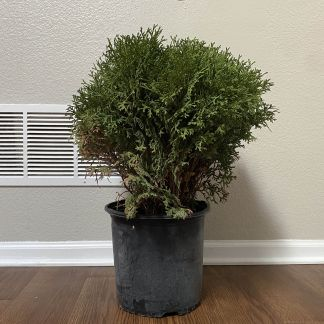
#> input picture software/computer vision/image324x324inside.jpg, 324 x 324 px; its folder holds only this picture in this run
$ python -i undistort.py   (imports and definitions only)
#> lines starting #> are read from the running program, lines starting #| are printed output that depends on the picture
import numpy as np
from PIL import Image,ImageFilter
import cv2
import glob

def undistort(img):
    # undistort
    cv_img = cv2.cvtColor(np.array(img), cv2.COLOR_RGB2BGR)
#> cv_img is the input picture: shape (324, 324, 3); mean B, G, R 112.9, 127.3, 132.2
    #img.show()

    try:
        file = cv2.FileStorage("parameters.yml", cv2.FileStorage_READ)
    except Exception as e:
        print("could not open calibration parameter files: " + e)
        raise RuntimeError("calibration failure")

    matrix = file.getNode("matrix").mat()
    distortion = file.getNode("distortion").mat()
    newcameramtx = file.getNode("newcameramtx").mat()
    x = int(file.getNode("x").real())
    y = int(file.getNode("y").real())
    w = int(file.getNode("w").real())
    h = int(file.getNode("h").real())

    undst = cv2.undistort(cv_img, matrix, distortion, None, newcameramtx)
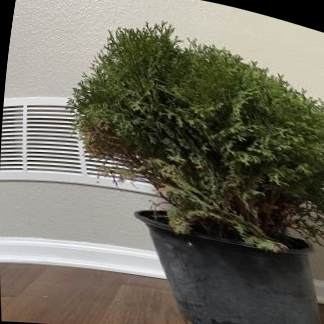
#> undst: shape (324, 324, 3); mean B, G, R 93.9, 107.3, 109.4


    # cv2.imshow('original', cv_img)
    # cv2.imshow('undistorted', undst)
    # cv2.waitKey(0)

    undst = undst[y:y+h, x:x+w]
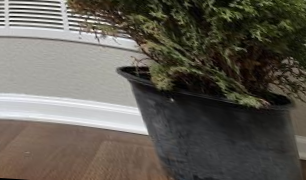
#> undst: shape (180, 306, 3); mean B, G, R 83.3, 91.8, 96

    # cv2.imshow('undistorted', undst)
    # cv2.waitKey(0)
    rgb_img = cv2.cvtColor(cv_img, cv2.COLOR_BGR2RGB)
    pil_img = Image.fromarray(rgb_img)
    return(pil_img)

>>> import cv2
>>> picture = cv2.cvtColor(cv2.imread('image324x324inside.jpg'), cv2.COLOR_BGR2RGB)
>>> result = undistort(picture)

$ run again, on software/computer vision/distort.jpg
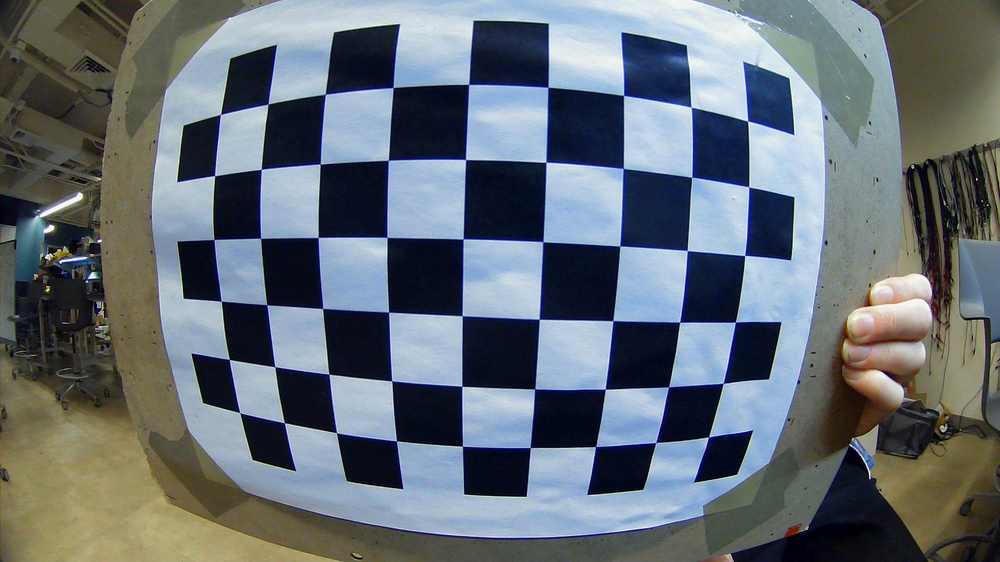
#> input picture software/computer vision/distort.jpg, 1000 x 562 px, shrunk from 1920 x 1080 before the run
#> in undistort, cv_img is the input picture: shape (562, 1000, 3); mean B, G, R 117.7, 110.3, 101.6
#> in undistort, `undst = cv2.undistort(cv_img, matrix, distortion, None, newcameramtx)`:
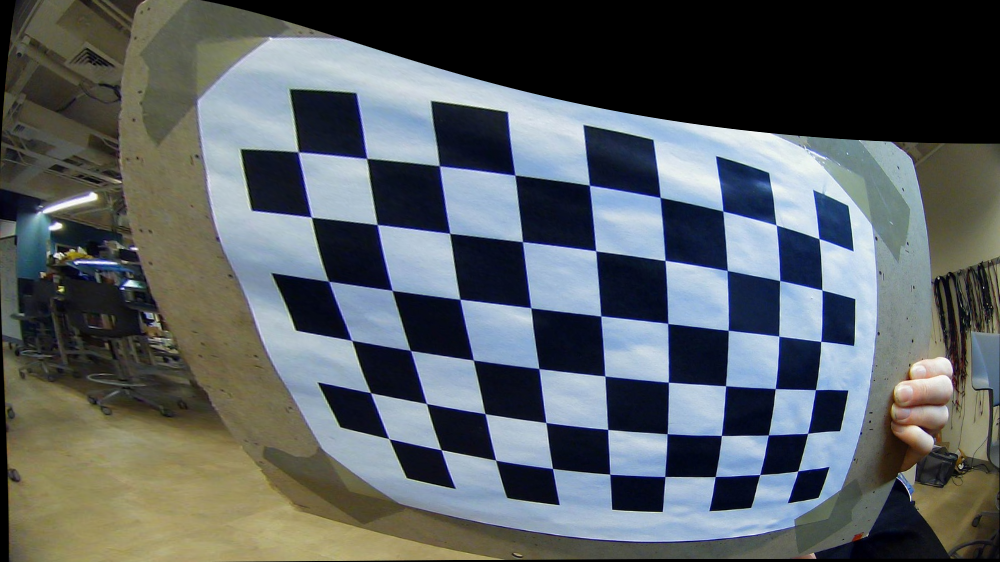
#> undst: shape (562, 1000, 3); mean B, G, R 98.1, 95.2, 89
#> in undistort, `undst = undst[y:y+h, x:x+w]`:
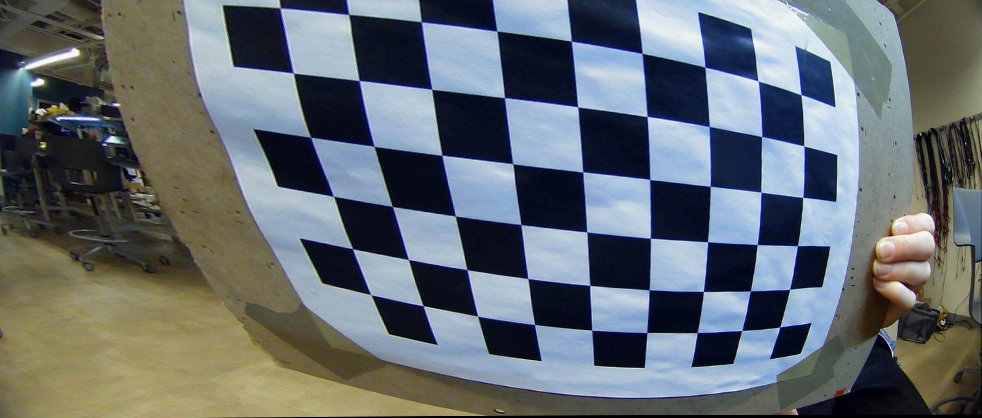
#> undst: shape (418, 982, 3); mean B, G, R 112.9, 108.7, 101.5

$ run again, on software/computer vision/left_rot_1.jpg
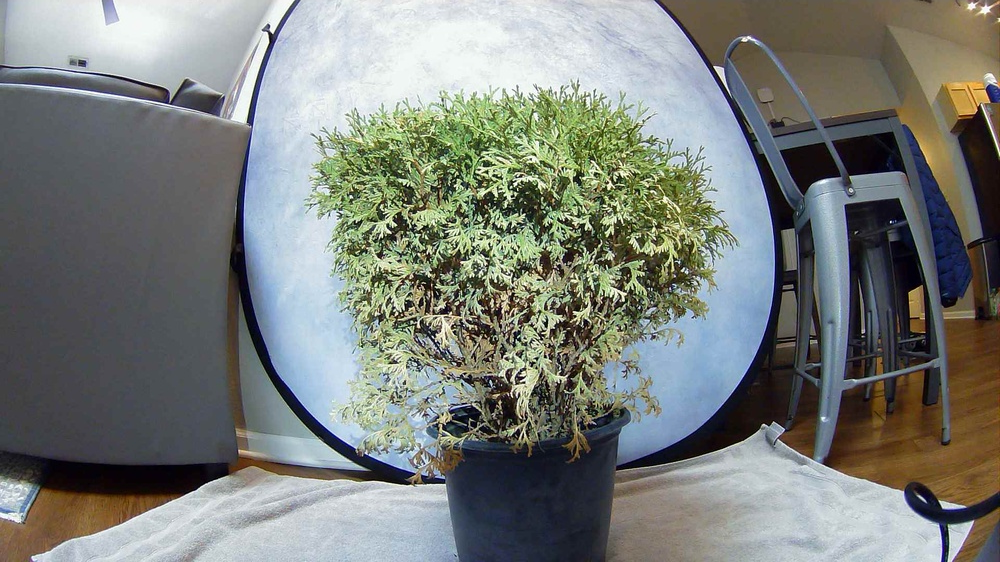
#> input picture software/computer vision/left_rot_1.jpg, 1000 x 562 px, shrunk from 1920 x 1080 before the run
#> in undistort, cv_img is the input picture: shape (562, 1000, 3); mean B, G, R 122.4, 127, 122.9
#> in undistort, `undst = cv2.undistort(cv_img, matrix, distortion, None, newcameramtx)`:
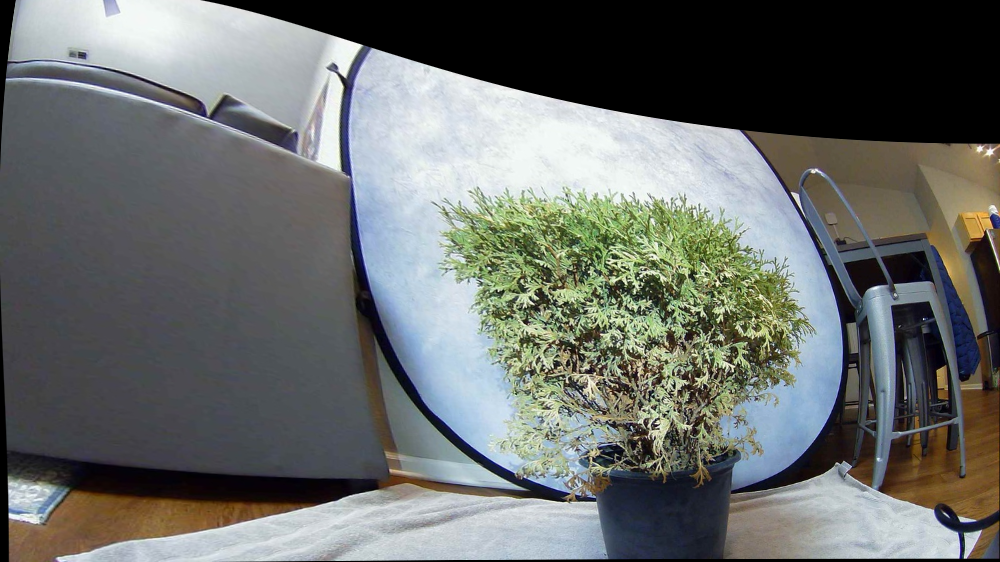
#> undst: shape (562, 1000, 3); mean B, G, R 107.2, 109.6, 106.3
#> in undistort, `undst = undst[y:y+h, x:x+w]`:
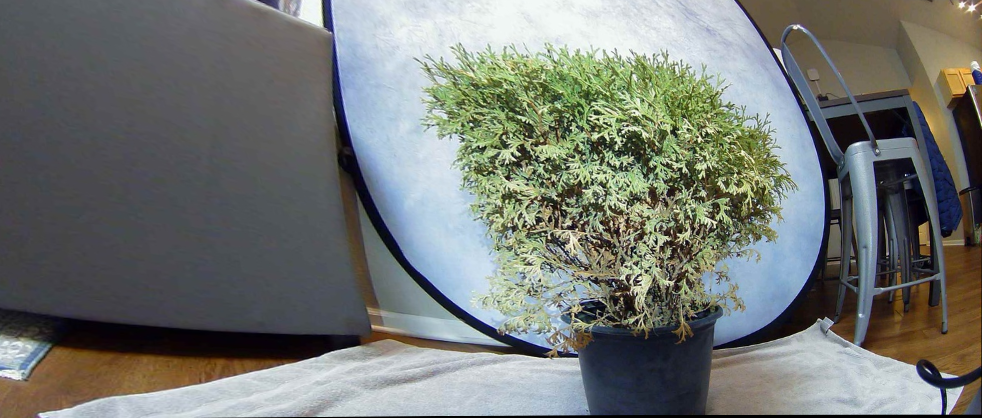
#> undst: shape (418, 982, 3); mean B, G, R 114.8, 118.9, 115.3

$ run again, on software/computer vision/left_rot_2.jpg
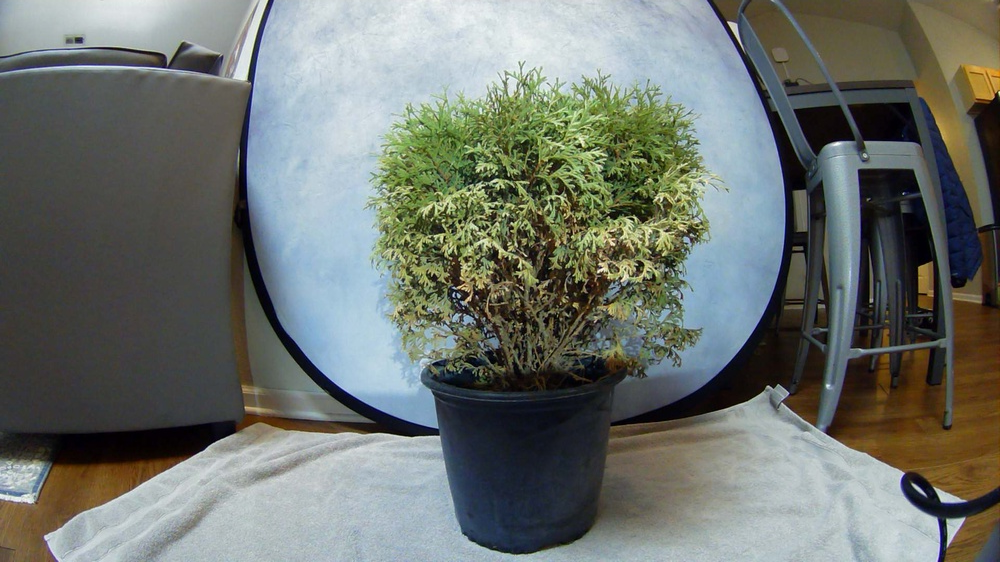
#> input picture software/computer vision/left_rot_2.jpg, 1000 x 562 px, shrunk from 1920 x 1080 before the run
#> in undistort, cv_img is the input picture: shape (562, 1000, 3); mean B, G, R 109.9, 115.6, 110.1
#> in undistort, `undst = cv2.undistort(cv_img, matrix, distortion, None, newcameramtx)`:
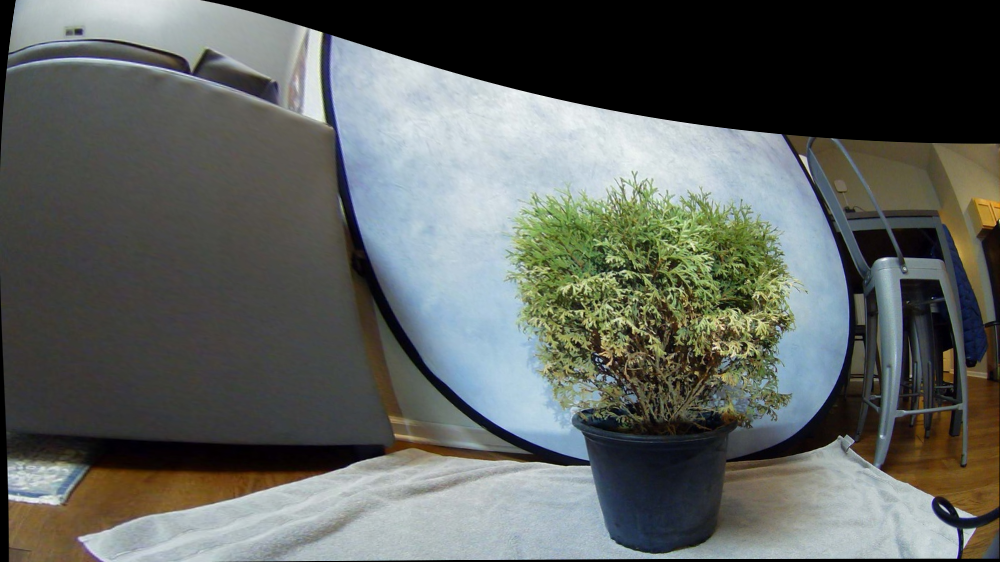
#> undst: shape (562, 1000, 3); mean B, G, R 95, 98.8, 94.5
#> in undistort, `undst = undst[y:y+h, x:x+w]`:
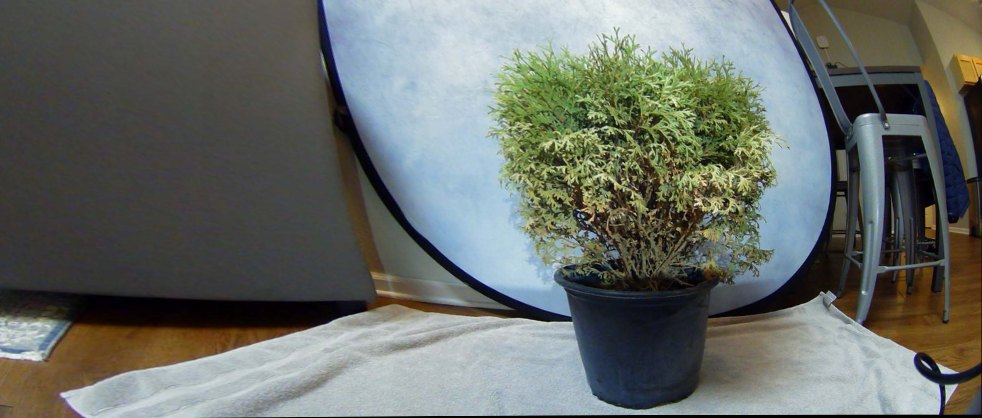
#> undst: shape (418, 982, 3); mean B, G, R 103.5, 109.1, 104.3
